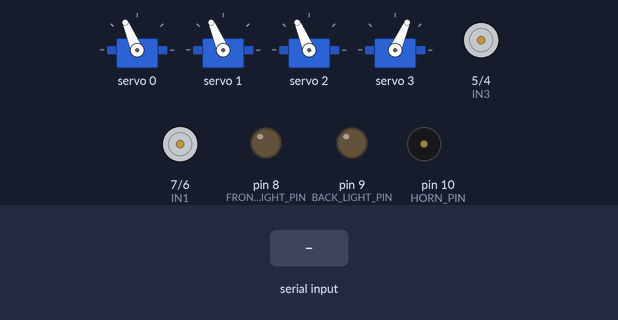
A sketch run on a simulated Arduino Uno, built with avr-gcc and run on an emulated ATmega328P. Shown: 4 × servo, motor-driver pin pairs drawn as motors (green arrow = first pin HIGH = forward, orange = second pin HIGH = backward, longer = more drive), output pins drawn as LEDs (lit = HIGH), buzzer (waves = sounding, pin HIGH). The inputs (shaded band) are chosen by the test bench.

Above: at 1.2 s.
1.3 s: "F" received over Serial
At 1.6 s:
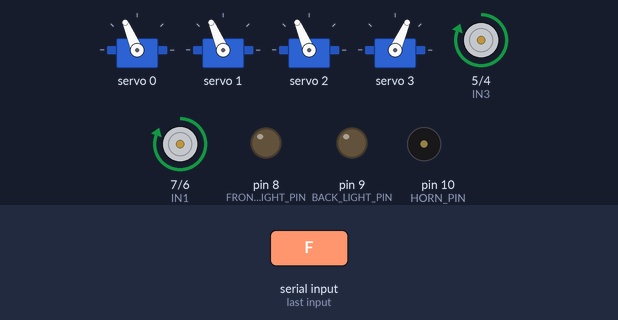
2.8 s: "B" received over Serial
At 4.0 s:
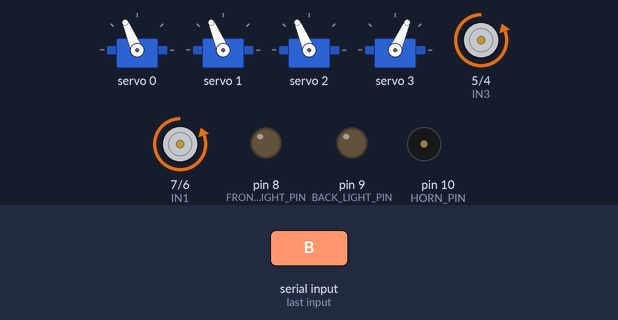
4.3 s: "L" received over Serial
At 5.1 s:
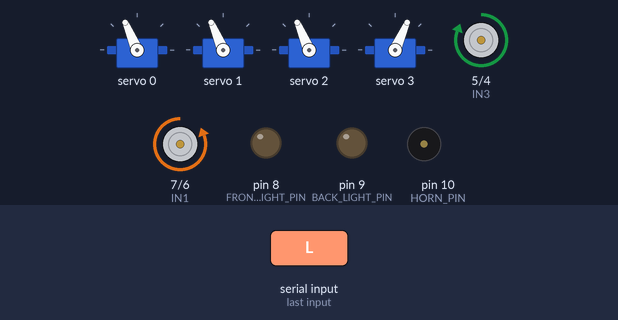
5.8 s: "R" received over Serial
At 6.3 s:
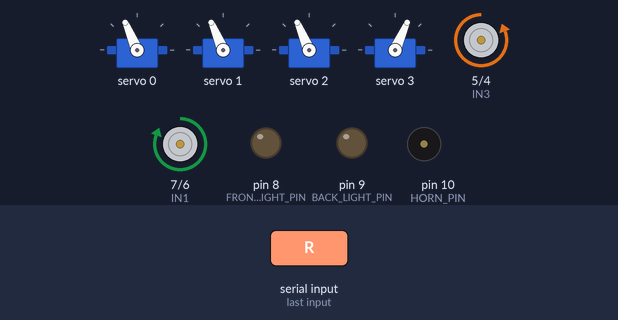
7.3 s: "1" received over Serial
At 8.5 s:
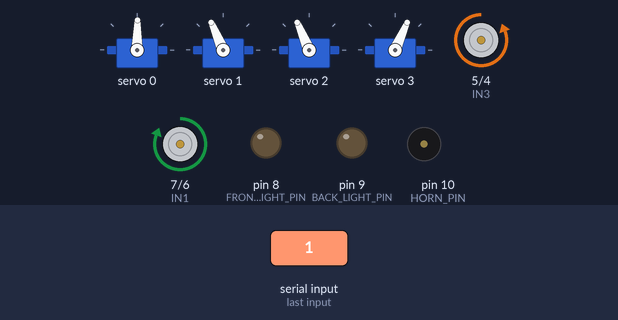
8.8 s: "S" received over Serial
At 9.7 s:
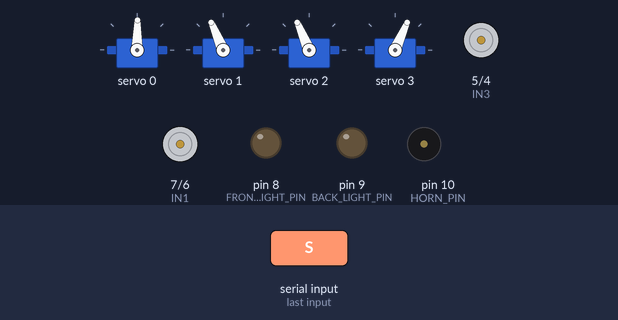
Timing chart, 0 to 11.3 s (numbered marks = the images above; inputs shaded):
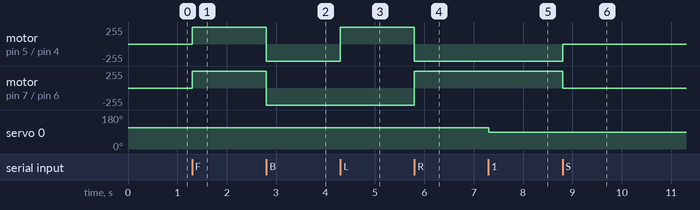

The sketch:

bomb_disposal_robot_6dof.ino
```cpp
#include <Wire.h>
#include <Adafruit_PWMServoDriver.h>

// =========================
// L298N Motor Driver Pins
// =========================
#define IN1 7
#define IN2 6
#define IN3 5
#define IN4 4

// =========================
// Additional Outputs
// =========================
#define FRONT_LIGHT_PIN 8
#define BACK_LIGHT_PIN 9
#define HORN_PIN 10

// PCA9685 Servo Driver
Adafruit_PWMServoDriver pwm = Adafruit_PWMServoDriver();

// =========================
// 6-DOF Robotic Arm
// =========================
// Servo channels on PCA9685
enum ServoID {
  BASE = 0,
  SHOULDER = 1,
  ELBOW = 2,
  GRIPPER = 3
};

// Gripper positions
const int servoOpen = 250;
const int servoClose = 500;


// =========================
// Setup
// =========================
void setup() {

  Serial.begin(9600);

  // Start PCA9685
  pwm.begin();
  pwm.setPWMFreq(50);

  // Motor control pins
  pinMode(IN1, OUTPUT);
  pinMode(IN2, OUTPUT);
  pinMode(IN3, OUTPUT);
  pinMode(IN4, OUTPUT);

  // Lights and horn
  pinMode(FRONT_LIGHT_PIN, OUTPUT);
  pinMode(BACK_LIGHT_PIN, OUTPUT);
  pinMode(HORN_PIN, OUTPUT);

  // Default servo positions
  moveServo(BASE, 350);
  moveServo(SHOULDER, 350);
  moveServo(ELBOW, 350);
  moveServo(GRIPPER, servoOpen);

  // Stop robot initially
  stopMovement();
}


// =========================
// Main Loop
// =========================
void loop() {

  if (Serial.available()) {
    char command = Serial.read();
    handleCommand(command);
  }

}


// =========================
// Command Handler
// =========================
void handleCommand(char cmd) {

  switch (cmd) {

    // Robot movement
    case 'F':
      moveForward();
      break;

    case 'B':
      moveBackward();
      break;

    case 'L':
      turnLeft();
      break;

    case 'R':
      turnRight();
      break;

    case 'S':
      stopMovement();
      break;


    // 6-DOF robotic arm movement
    case '1':
      moveServo(BASE, 300);
      break;

    case '2':
      moveServo(SHOULDER, 340);
      break;

    case '3':
      moveServo(ELBOW, 380);
      break;

    case '4':
      moveServo(GRIPPER, 300);
      break;


    // Gripper control
    case 'O':
      moveServo(GRIPPER, servoOpen);
      break;

    case 'C':
      moveServo(GRIPPER, servoClose);
      break;


    // Simulated wire-cutting action
    case 'X':
      simulateWireCut();
      break;


    // Front light
    case 'W':
      digitalWrite(FRONT_LIGHT_PIN, HIGH);
      break;

    case 'w':
      digitalWrite(FRONT_LIGHT_PIN, LOW);
      break;


    // Back light
    case 'U':
      digitalWrite(BACK_LIGHT_PIN, HIGH);
      break;

    case 'u':
      digitalWrite(BACK_LIGHT_PIN, LOW);
      break;


    // Horn
    case 'H':
      digitalWrite(HORN_PIN, HIGH);
      break;

    case 'h':
      digitalWrite(HORN_PIN, LOW);
      break;
  }
}


// =========================
// Robot Movement Functions
// =========================

void moveForward() {
  digitalWrite(IN1, HIGH);
  digitalWrite(IN2, LOW);

  digitalWrite(IN3, HIGH);
  digitalWrite(IN4, LOW);
}


void moveBackward() {
  digitalWrite(IN1, LOW);
  digitalWrite(IN2, HIGH);

  digitalWrite(IN3, LOW);
  digitalWrite(IN4, HIGH);
}


void turnLeft() {
  digitalWrite(IN1, LOW);
  digitalWrite(IN2, HIGH);

  digitalWrite(IN3, HIGH);
  digitalWrite(IN4, LOW);
}


void turnRight() {
  digitalWrite(IN1, HIGH);
  digitalWrite(IN2, LOW);

  digitalWrite(IN3, LOW);
  digitalWrite(IN4, HIGH);
}


void stopMovement() {
  digitalWrite(IN1, LOW);
  digitalWrite(IN2, LOW);

  digitalWrite(IN3, LOW);
  digitalWrite(IN4, LOW);
}


// =========================
// Servo Control
// =========================

void moveServo(int servoNum, int position) {
  pwm.setPWM(servoNum, 0, position);
}


// =========================
// Simulated Wire Cutting
// =========================

void simulateWireCut() {

  moveServo(GRIPPER, servoClose);
  delay(500);

  moveServo(GRIPPER, servoOpen);
}
```

Measured:
- after the input at 1.3 s, motor on pin 5 (IN3) / pin 4 (IN4), motor on pin 7 (IN1) / pin 6 (IN2): stopped → forward 255/255 at once
- after the input at 2.8 s, motor on pin 5 (IN3) / pin 4 (IN4), motor on pin 7 (IN1) / pin 6 (IN2): forward 255/255 → backward 255/255 at once
- after the input at 4.3 s, motor on pin 5 (IN3) / pin 4 (IN4): backward 255/255 → forward 255/255 at once
- after the input at 5.8 s, motor on pin 5 (IN3) / pin 4 (IN4): forward 255/255 → backward 255/255 at once; motor on pin 7 (IN1) / pin 6 (IN2): backward 255/255 → forward 255/255 at once
- after the input at 7.3 s, servo 0: 113° → 89° at once
- after the input at 8.8 s, motor on pin 5 (IN3) / pin 4 (IN4): backward 255/255 → stopped at once; motor on pin 7 (IN1) / pin 6 (IN2): forward 255/255 → stopped at once
